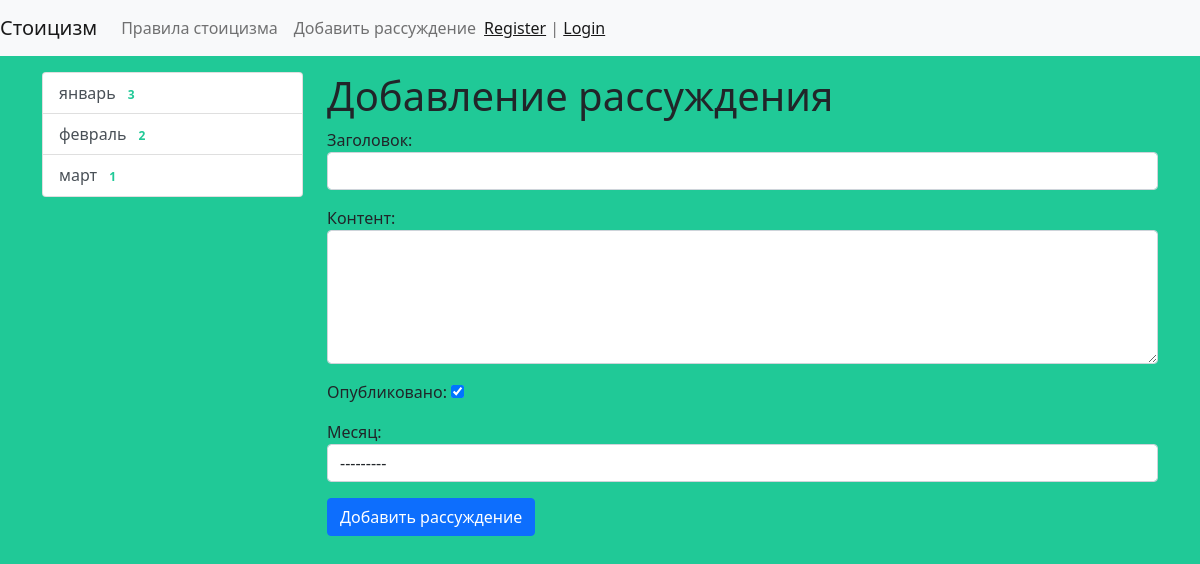
/stoic/add-stoic/ (signed in), run on an earlier commit of the app's database.
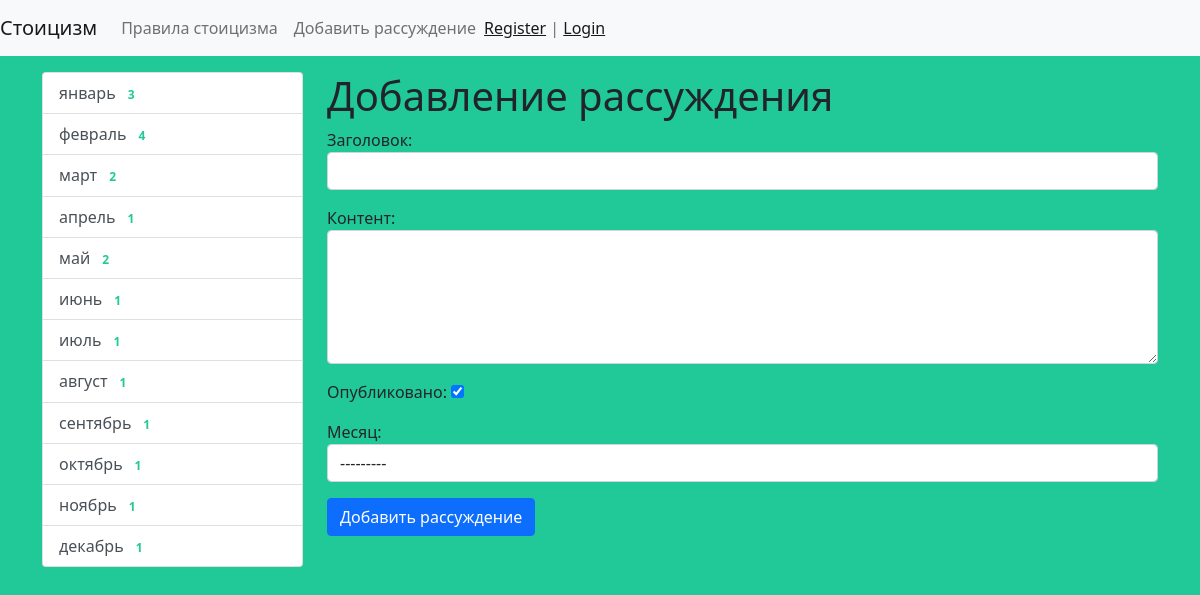
And on a later commit of the database.
### stoic/models.py (models this page shows)
class Month(models.Model):
    title = models.CharField(max_length=150, db_index=True, verbose_name='Наименование месяца')
    def get_absolute_url(self):
        return reverse('month', kwargs={"month_id": self.pk})
    def __str__(self):
        return self.title
    class Meta:
        verbose_name = 'Месяц'
        verbose_name_plural = 'Месяцы'
        ordering = ['id']

### stoic/views.py (the view)
# urls.py: path('stoic/add-stoic/', CreateStoic.as_view(), name='add_stoic'),
class CreateStoic(LoginRequiredMixin, CreateView):
    form_class = StoicForm
    template_name = 'stoic/add_stoic.html'
    login_url = '/admin/'

### stoic/forms.py (shortened to what this page needs)
class StoicForm(forms.ModelForm):
    class Meta:
        model = Stoic
        fields = ['title', 'content', 'is_published', 'month']
        widgets = {
            'title': forms.TextInput(attrs={'class': 'form-control'}),
            'content': forms.Textarea(attrs={'class': 'form-control', 'rows': 5}),
            'month': forms.Select(attrs={'class': 'form-control'}),
        }

### stoic/templatetags/stoic_tags.py (called while the page is built)
@register.inclusion_tag('stoic/list_months.html')
def show_months(arg1='Hello', arg2='world'):
    months = Month.objects.annotate(cnt=Count('stoic', filter=F('stoic__is_published'))).filter(cnt__gt=0)
    return {"months": months, "arg1": arg1, "arg2": arg2}

### stoic/templates/stoic/add_stoic.html (shortened to what this page needs)
{% extends 'base.html' %}
{% block sidebar %}
{% include 'inc/_sidebar.html' %}
{% endblock %}
{% block content %}
<h1>Добавление рассуждения</h1>
<form action="{% url 'add_stoic' %}" method="post">
    {{ form.as_p }}
    <button type="submit" class="btn btn-primary btn-block">Добавить рассуждение</button>
</form>
{% endblock %}

### stoic/templates/stoic/list_months.html
<div class="list-group">
    {% for item in months %}
        <a href="{{ item.get_absolute_url }}" class="list-group-item list-group-item-action">{{ item.title }} <span  class="badge badge-primary badge-pill" style="color:#20c997;"  >{{ item.cnt }}</span></a>
    {% endfor %}
</div>

What changed in the data, as far as the page shows it:
computed for Month "февраль": cnt "2" → "4"
computed for Month "март": cnt "1" → "2"
added Month: title "апрель", cnt "1"
added Month: title "май", cnt "2"
added Month: title "июнь", cnt "1"
added Month: title "июль", cnt "1"
added Month: title "август", cnt "1"
added Month: title "сентябрь", cnt "1"
added Month: title "октябрь", cnt "1"
added Month: title "ноябрь", cnt "1"
added Month: title "декабрь", cnt "1"
